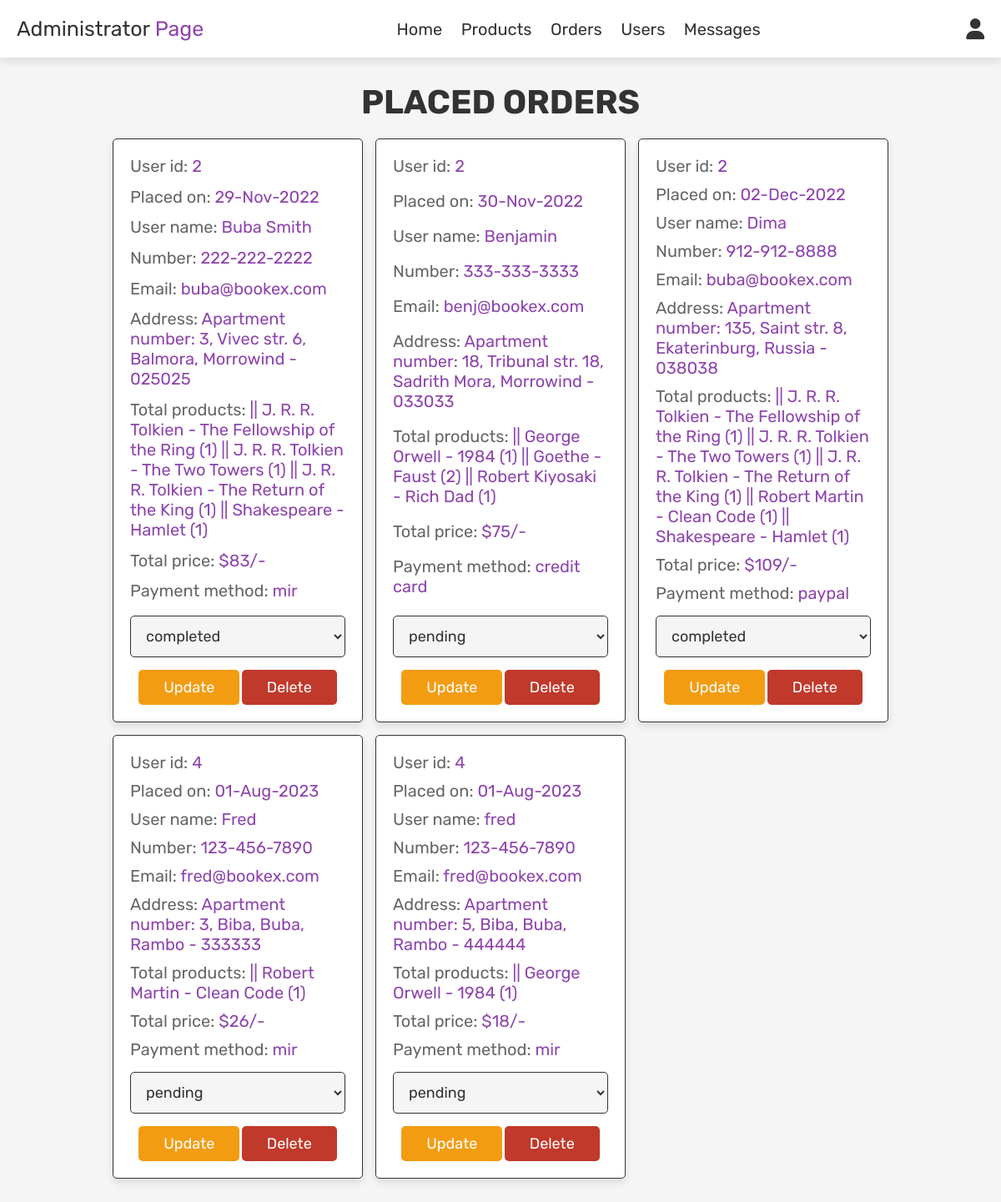
/project-core/admin-orders.php (signed in), run on the app's committed database.
### tables this page shows
CREATE TABLE `orders` (
  `id` int NOT NULL,
  `user_id` int NOT NULL,
  `name` varchar(100) NOT NULL,
  `number` varchar(12) NOT NULL,
  `email` varchar(100) NOT NULL,
  `method` varchar(50) NOT NULL,
  `address` varchar(500) NOT NULL,
  `total_products` varchar(1000) NOT NULL,
  `total_price` int NOT NULL,
  `placed_on` varchar(50) NOT NULL,
  `payment_status` varchar(20) NOT NULL DEFAULT 'pending'
);

### project-core/admin-orders.php (the view, shortened to what this page needs)
<?php
include './config.php';
?>
<!DOCTYPE html>
<html lang="en">
<head>
  <link rel="stylesheet" href="https://cdnjs.cloudflare.com/ajax/libs/font-awesome/6.2.0/css/all.min.css">
  <link rel="stylesheet" href="./styles/admin-style.css?v=<?= time() ?>">
</head>
<body>
  <?php include './admin-header.php' ?>
  <section class="orders">
    <h1 class="title">placed orders</h1>
    <div class="box-container">
      <?php
        $select_orders = mysqli_query($conn, "SELECT * FROM `orders`") or die('Query failed');
        if (mysqli_num_rows($select_orders) > 0) {
          while ($fetch_orders = mysqli_fetch_assoc($select_orders)) {
      ?>
      <div class="box">
        <p>User id: <span><?= $fetch_orders['user_id'] ?></span></p>
        <p>Placed on: <span><?= $fetch_orders['placed_on'] ?></span></p>
        <p>User name: <span><?= $fetch_orders['name'] ?></span></p>
        <p>Number: <span><?= $fetch_orders['number'] ?></span></p>
        <p>Email: <span><?= $fetch_orders['email'] ?></span></p>
        <p>Address: <span><?= $fetch_orders['address'] ?></span></p>
        <p>Total products: <span><?= $fetch_orders['total_products'] ?></span></p>
        <p>Total price: <span>$<?= $fetch_orders['total_price'] ?>/-</span></p>
        <p>Payment method: <span><?= $fetch_orders['method'] ?></span></p>
        <form action="" method="post">
          <select name="update_payment">
            <option value="" selected disabled><?= $fetch_orders['payment_status'] ?></option>
          </select>
          <input type="submit" value="update" name="update_order" class="option-btn">
          <a href="./admin-orders.php?delete=<?= $fetch_orders['id'] ?>" onclick="return confirm('Delete this order?');" class="delete-btn">delete</a>
        </form>
      </div>
      <?php
          }
        } else {
          echo '<p class="empty">No orders placed yet</p>';
        }
      ?>
    </div>
  </section>
</body>
</html>

### project-core/styles/admin-style.css (style rules this page uses)
:root { --purple: #8e44ad; --red: #c0392b; --orange: #f39c12; --black: #333; --white: #fff; --light-color: #666; --light-white: #ccc; --light-bg: #f5f5f5; --border: .1rem solid var(--black); --box-shadow: 0 .5rem 1rem rgba(0,0,0,.1); }
* { font-family: 'Rubik', sans-serif; margin: 0; padding: 0; box-sizing: border-box; outline: none; border: none; text-decoration: none; transition: all .2s linear; }
html { font-size: 62.5%; overflow-x: hidden; }
body { background-color: var(--light-bg); }
section { padding: 3rem 2rem; }
.title { text-align: center; margin-bottom: 2rem; text-transform: uppercase; color: var(--black); font-size: 4rem; }
.btn, .option-btn, .delete-btn, .white-btn { display: inline-block; margin-top: 1rem; padding: 1rem 3rem; cursor: pointer; color: var(--white); font-size: 1.8rem; border-radius: .5rem; text-transform: capitalize; }
.option-btn { background-color: var(--orange); }
.delete-btn { background-color: var(--red); }
.orders .box-container { display: grid; grid-template-columns: repeat(auto-fit, 30rem); justify-content: center; gap: 1.5rem; max-width: 1200px; margin: 0 auto; align-items: flex-start; }
.orders .box-container .box { height: 100%; background-color: var(--white); padding: 2rem; border: var(--border); box-shadow: var(--box-shadow); border-radius: .5rem; display: flex; flex-direction: column; justify-content: space-between; }
.orders .box-container .box p { padding-bottom: 1rem; font-size: 2rem; color: var(--light-color); }
.orders .box-container .box p span { color: var(--purple); }
.orders .box-container .box form { text-align: center; }
.orders .box-container .box form select { border-radius: .5rem; margin: .5rem 0; width: 100%; background-color: var(--light-bg); border: var(--border); padding: 1.2rem 1.4rem; font-size: 1.8rem; color: var(--black); }

### data on the page
orders: user "2", placed_on "29-Nov-2022", name "Buba Smith", number "222-222-2222", email "buba@bookex.com", address "Apartment number: 3, Vivec str. 6, Balmora, Morrowind - 025025", total_products "|| J. R. R. Tolkien - The Fellowship of the Ring (1) || J. R. R. Tolkien - The Two Towers (1) || J. R. R. Tolkien - The Return of the King (1) || Shakespeare - Hamlet (1)", total_price "83", method "mir", update_payment "completed"
orders: user "2", placed_on "30-Nov-2022", name "Benjamin", number "333-333-3333", email "benj@bookex.com", address "Apartment number: 18, Tribunal str. 18, Sadrith Mora, Morrowind - 033033", total_products "|| George Orwell - 1984 (1) || Goethe - Faust (2) || Robert Kiyosaki - Rich Dad (1)", total_price "75", method "credit card", update_payment "pending"
orders: user "2", placed_on "02-Dec-2022", name "Dima", number "912-912-8888", email "buba@bookex.com", address "Apartment number: 135, Saint str. 8, Ekaterinburg, Russia - 038038", total_products "|| J. R. R. Tolkien - The Fellowship of the Ring (1) || J. R. R. Tolkien - The Two Towers (1) || J. R. R. Tolkien - The Return of the King (1) || Robert Martin - Clean Code (1) || Shakespeare - Hamlet (1)", total_price "109", method "paypal", update_payment "completed"
orders: user "4", placed_on "01-Aug-2023", name "Fred", number "123-456-7890", email "fred@bookex.com", address "Apartment number: 3, Biba, Buba, Rambo - 333333", total_products "|| Robert Martin - Clean Code (1)", total_price "26", method "mir", update_payment "pending"
orders: user "4", placed_on "01-Aug-2023", name "fred", number "123-456-7890", email "fred@bookex.com", address "Apartment number: 5, Biba, Buba, Rambo - 444444", total_products "|| George Orwell - 1984 (1)", total_price "18", method "mir", update_payment "pending"
